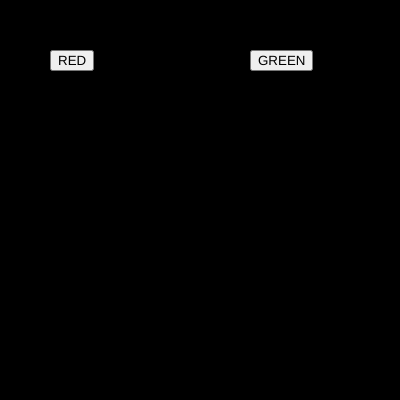
Frame 1 (no input)
Frame 60 (no input): identical to frame 1, image omitted
Frame 120 (the mouse pressed at the canvas centre since frame 60): identical to frame 1, image omitted

The p5.js sketch that drew this single still picture (run headless with seeded random() and noise() and a simulated clock; from frame 60 on, the mouse is pressed at the canvas centre):

// p5.js sketch
// ── sketch.js
var btn_red;
var btn_green;

var r = 0;
var g = 0;
var b = 0;

function setup() {
  createCanvas(400, 400); 

  btn_red = createButton("RED");
  btn_red.position(50,50);
  btn_red.mousePressed(red_bg);

  btn_red = createButton("GREEN");
  btn_red.position(250,50);
  btn_red.mousePressed(green_bg);

}
function red_bg(){
  r = 255;
  g= 0 ;
  b = 0;
}
function green_bg(){
  r = 0;
  g = 255;
  b = 0;
}
function draw() {
  background(r,g,b);
}
